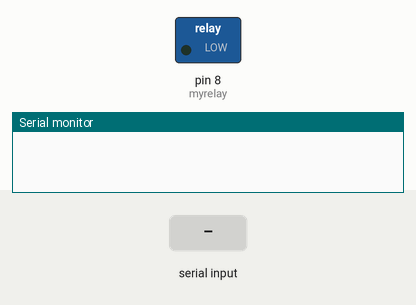
This sketch was run on a simulated Arduino Uno, built with avr-gcc and run on an emulated ATmega328P. On the bench: switched loads named in the sketch (green lamp = pin HIGH), the last lines printed to the serial monitor. The test bench sets the inputs (shaded band).

Above: at 1.4 s.
1.5 s: "c" received over Serial
At 2.6 s:
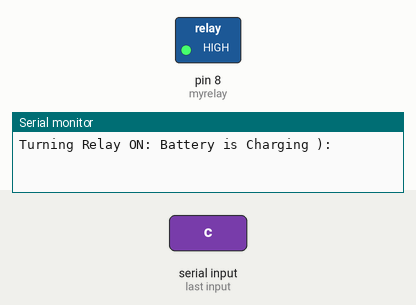
3.0 s: "d" received over Serial
At 4.1 s:
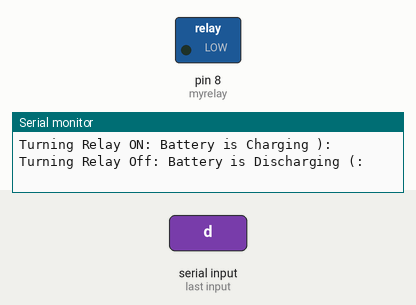
Timing chart, 0 to 6.0 s (numbered marks = the images above; inputs shaded):
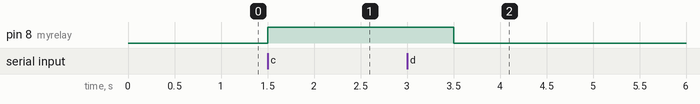

Measured:
- after the input at 1.5 s, pin 8 (myrelay): LOW → HIGH at once
- after the input at 3.0 s, pin 8 (myrelay): HIGH → LOW after 0.50 s

The sketch:

autocharge2_ino.ino
```cpp
// composed by Titus Kemboi Cheserem
// Date: 10 Dec 2021 23:56

int myrelay = 8;
char userInput;

void setup() {
  // put your setup code here, to run once:
  Serial.begin(9600);
  delay(200);
  // declare pin 8 to be an output:
  pinMode(myrelay, OUTPUT);
  //Initialize the relay to be in the discharge state
//  digitalWrite(myrelay, LOW);

}

void loop() {
  // put your main code here, to run repeatedly:
  //++++++++++++++++++++++++++++++++ new update +++++++++++++++++++++
if(Serial.available() > 0) //if serial input is not empty process the user input
  {
    userInput = Serial.read();
    // capture the charge_now == (charge_full-200) && battery_is_present && status==Charging)
    // to make our ino file a bit simple we are are going to map them to decimal values using a key_value_pair

    if(userInput == 'c') //turn on relay for charging
    {

//       myservo.write(90);

        digitalWrite(myrelay, HIGH);
        Serial.println("Turning Relay ON: Battery is Charging ): ");
        delay(500);


    }
    else if (userInput=='d') //turn off relay for charging
    {

        Serial.println("Turning Relay Off: Battery is Discharging (:");
        delay(500);
        digitalWrite(myrelay, LOW);


    }
    else{ // Incorrect user input command
//      Serial.println("Doing Nothing yet");

    }
  }
  else{ // no user input therefore do nothing

//    Serial.println("Nothing to be input");

  }
  //++++++++++++++++++++++++++++++== end update +++++++++++++++++++++++++


}
```
